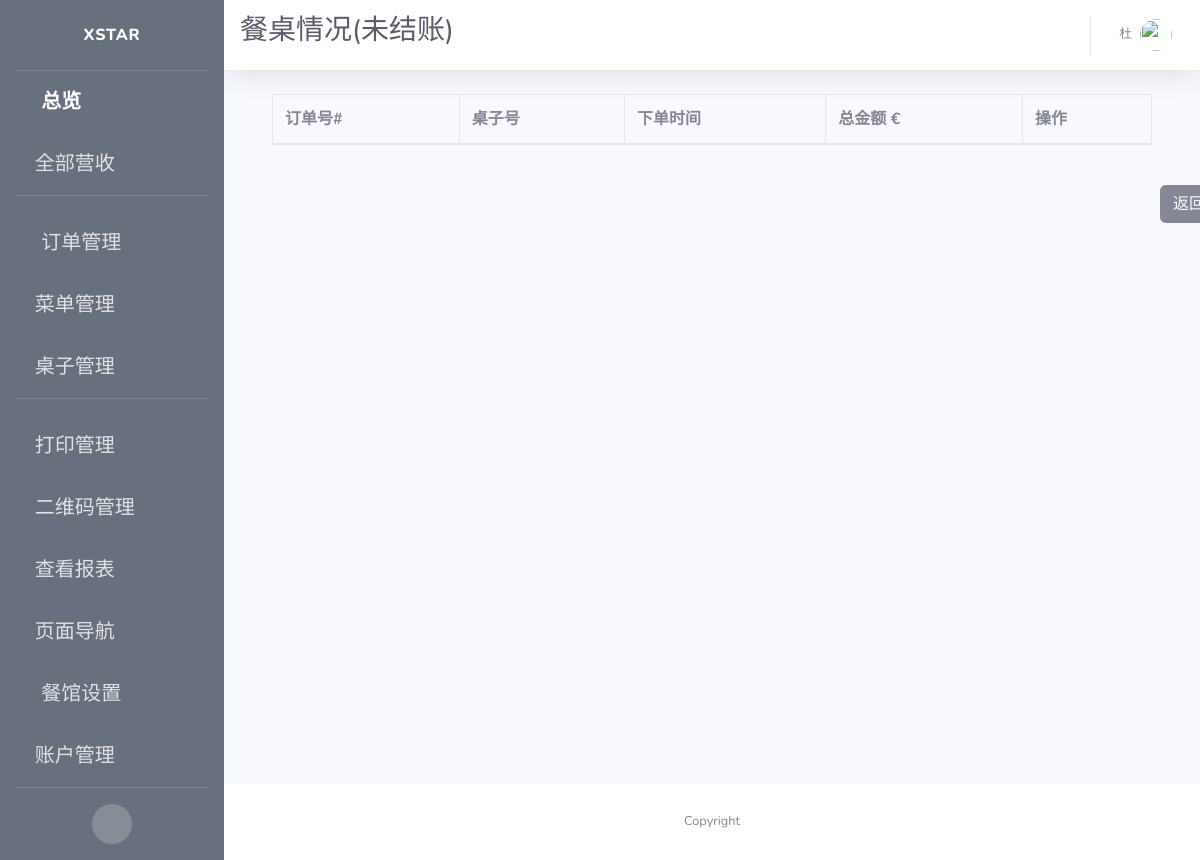
The page /admin/view/open/alacarte/orders (signed in) on the database as committed earlier.
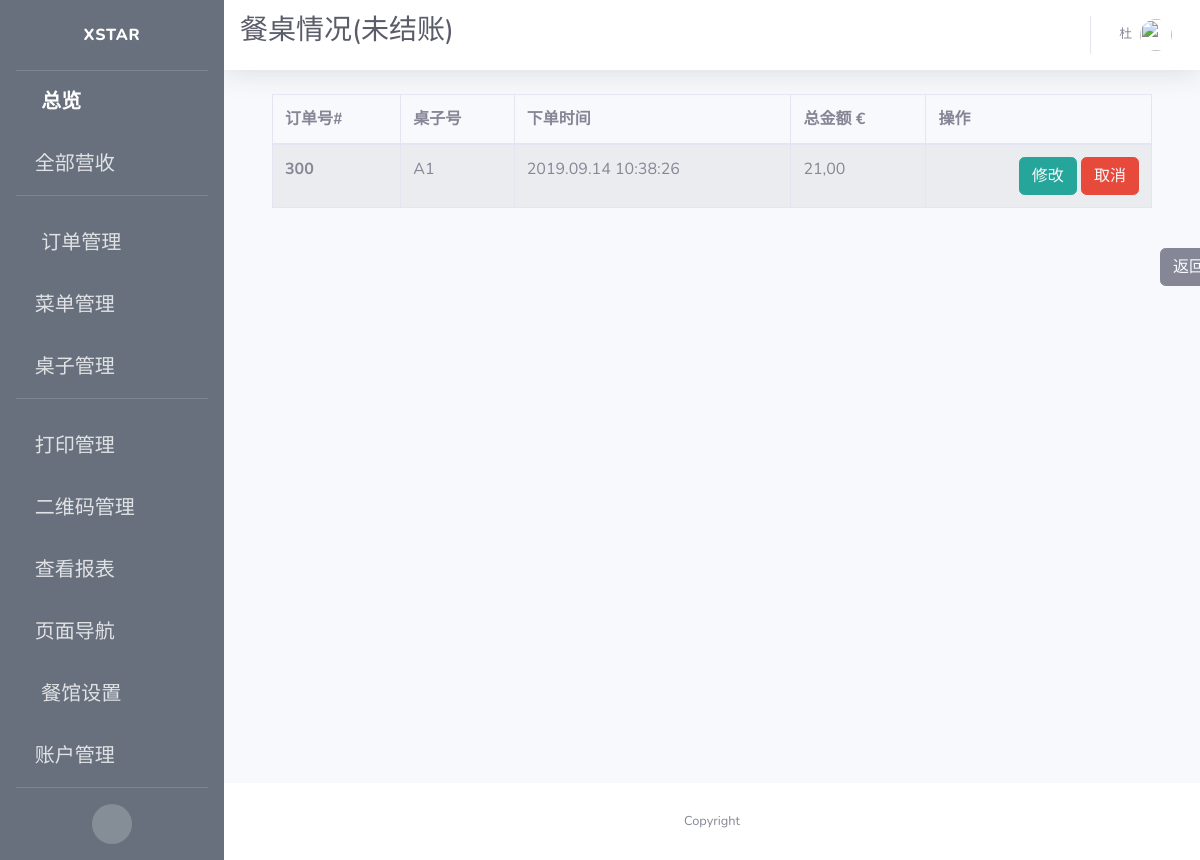
The same page on the database as committed later.
### app/models.py (models this page shows)
class Order(db.Model):
    id = db.Column(db.Integer, primary_key=True, unique=True, index=True)
    totalPrice = db.Column(db.Float, unique=False)
    orderNumber = db.Column(db.String(200), unique=True)
    timeCreated = db.Column(db.DateTime, default=datetime.utcnow)
    isPaid = db.Column(db.Boolean, default=False)
    isReady = db.Column(db.Boolean, default=False)
    isPickedUp = db.Column(db.Boolean, default=False)
    items = db.Column(db.String(1500))
    pay_via = db.Column(db.String(100))
    type = db.Column(db.String(100))
    container = db.Column(db.String(300))
    mealPrinted = db.Column(db.Boolean, default=False)
    printed = db.Column(db.Boolean, default=False)
    settleTime = db.Column(db.DateTime)
    settleID = db.Column(db.String(500))
    table_name = db.Column(db.String(500))
    seat_number = db.Column(db.String(500))
    isCancelled = db.Column(db.Boolean(), default=False)
    isDone = db.Column(db.Boolean())
    dishes = db.Column(db.String(1500))
    discount = db.Column(db.Float, default=0.0)
    discount_rate = db.Column(db.Float, default=0.0)
    subtype = db.Column(db.String(500))
    endTotal = db.Column(db.Float, default=totalPrice)

### app/routes.py (the view)
@app.route('/admin/view/open/alacarte/orders')
@login_required
def admin_view_alacarte_open_orders():
    orders = db.session.query(Order).filter(
        Order.type == "In",
        Order.isPaid == False,
        Order.isCancelled == False).all()
    cur_orders = [order for order in orders if
                  order.timeCreated.date() ==
                  datetime.now(tz=pytz.timezone(timezone)).date()]
    items = {order.id: json.loads(order.items) for order in cur_orders}
    context = dict(open_orders=cur_orders,
                   items=items,
                   datetime_format=datetime_format,
                   referrer=request.headers.get('Referer'),
                   title=u"餐桌情况(未结账)",
                   formatter=formatter)
    return render_template("admin_view_alalcarte_open_orders.html", **context)

### app/models.py (called while the page is built)
@login.user_loader
def load_user(id):
    return User.query.get(int(id))

### app/utilities.py (called while the page is built)
def formatter(number):
    if number == 0:
        number = '{:.2f}'.format(round(number, 2))
        number = number.replace(".", ",")
        return number
    number = format_decimal(round(float(number), 2), locale="de_DE")
    if len(number.split(",")) == 1:
        number = number + ",00"
        return number
    if len(number.split(",")[1]) == 1:
        number = number + "0"
        return number
    return number

### app/templates/admin_view_alalcarte_open_orders.html (shortened to what this page needs)
{% extends 'base.html' %}
{% block css %}
<link rel="stylesheet" type="text/css" href="https://cdn.datatables.net/1.10.19/css/jquery.dataTables.css">
<link rel="stylesheet" type="text/css" href="https://cdnjs.cloudflare.com/ajax/libs/twitter-bootstrap/4.1.3/css/bootstrap.css">
<link rel="stylesheet" type="text/css" href="https://cdn.datatables.net/1.10.19/css/dataTables.bootstrap4.min.css">
{% endblock %}
{% block title %}
<h1 class="h3 mb-2 text-gray-800">{{title}}</h1>
{% endblock %}
{% block content %}
<div class="container">
  <div class="row">
    <div class="col-sm-12">
      <table id="example" class="table table-striped table-bordered">
        <thead>
          <tr>
            <th scope="col">订单号#</th>
            <th scope="col">桌子号</th>
            <th scope="col">下单时间</th>
            <th scope="col">总金额 €</th>
            <th scope="col">操作</th>
          </tr>
        </thead>
        <tbody>
          {% for order in open_orders %}
          <tr>
            <th scope="row">{{order.id}}</th>
            <td>{{ order.table_name }}</td>
            <td>{{ order.timeCreated.strftime(datetime_format) }}</td>
            <td>{{ formatter(order.totalPrice) }}</td>
            <td style="text-align:right">
              <span>
                <button type="button" class="btn btn-info" style="border-color:#26a69a; background-color:#26a69a;">
                  <a href={{ url_for('admin_alacarte_order_edit', order_id=order.id) }} style="color: rgb(247, 249, 252)">
                    修改
                  </a>
                </button>
              </span>
              <span>
                {% if not order.isCancelled and not order.isPaid %}
                <button type="button" class="btn btn-danger">
                  <a href={{ url_for('admin_cancel_alacarte_order', order_id=order.id) }} style="color: rgb(247, 249, 252)">
                    取消
                  </a>
                </button>
                {% endif %}
              </span>
            </td>
          </tr>
          {% endfor %}
        </tbody>
      </table>
    </div>
  </div>
</div>
<br>
<button type="button" class="btn btn-secondary" style="margin-left:912px">
  <a style="color: rgb(247, 249, 252)" href={{ referrer }} >
    返回
  </a>
</button>
{% endblock %}

Rows that differ between the two databases and show on the page:
added Order: id "300", table_name "A1", timeCreated "2019.09.14 10:38:26", totalPrice "21,00"
